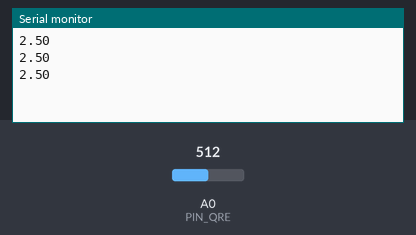
The sketch below on a simulated Arduino Mega 2560, built with avr-gcc and run on an emulated ATmega2560. On the bench: the last lines printed to the serial monitor. Inputs (shaded band) come from the test bench; at power-on: A0 (PIN_QRE) = 512.

Above: at 1.3 s.
1.4 s: A0 (PIN_QRE) set to 716
At 1.9 s:
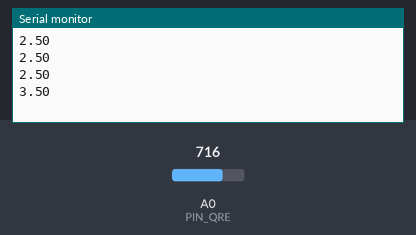
2.9 s: A0 (PIN_QRE) set to 900
At 3.4 s:
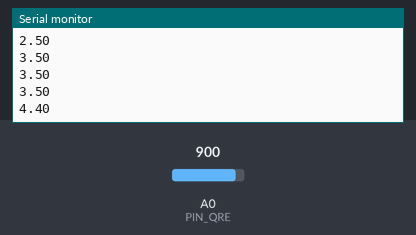
Timing chart, 0 to 5.9 s (numbered marks = the images above; inputs shaded):
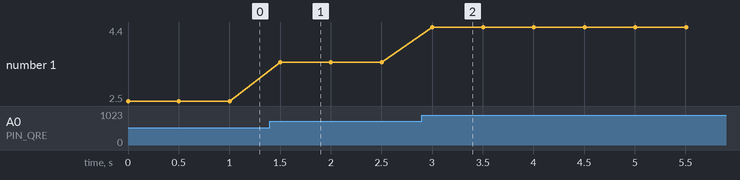

The sketch:

RP1-a_QRE.ino
```cpp
/**
 * @ex - Mod.3b - RP1-a
 * @brief - ler V_out do QRE
 * @date - 06/12
 * @author - Afonso & Natanael
 * @state - OK
 */

/**
 * LIGAÇÕES: @Arduino 'Mega 2560'
 * 5V -> USB
 * GND -> breadboard
 * A0 -> sensor QRE1113
 *
 * @Sensor de reflexão/proximidade 'QRE1113'
 * 1 -> 5V + R1 (130 kOhm)
 * 2 -> GND
 * 3 -> V_out + R2 (10 kOhm)
 * 4 -> GND
 */

const int PIN_QRE = A0;

void setup() {
  Serial.begin(9600);
}

void loop() {
  int sensorValue = analogRead(PIN_QRE);

  float voltage = sensorValue * (5.0 / 1023.0);

  Serial.println(voltage);
  delay(500);

  /** Valores Lidos:
   *  min: 0.19  (com deteção em cima)
   *  max: 5.00  (sem deteção)
   */
}
```

Measured:
- after the input at 1.4 s, the serial monitor: prints a new line after 0.10 s (image 1)
- after the input at 2.9 s, the serial monitor: prints a new line after 0.10 s (image 2)
- plotted number 1: 2.5 → 3.5 after the input at 1.4 s, 3.5 → 4.4 after the input at 2.9 s
